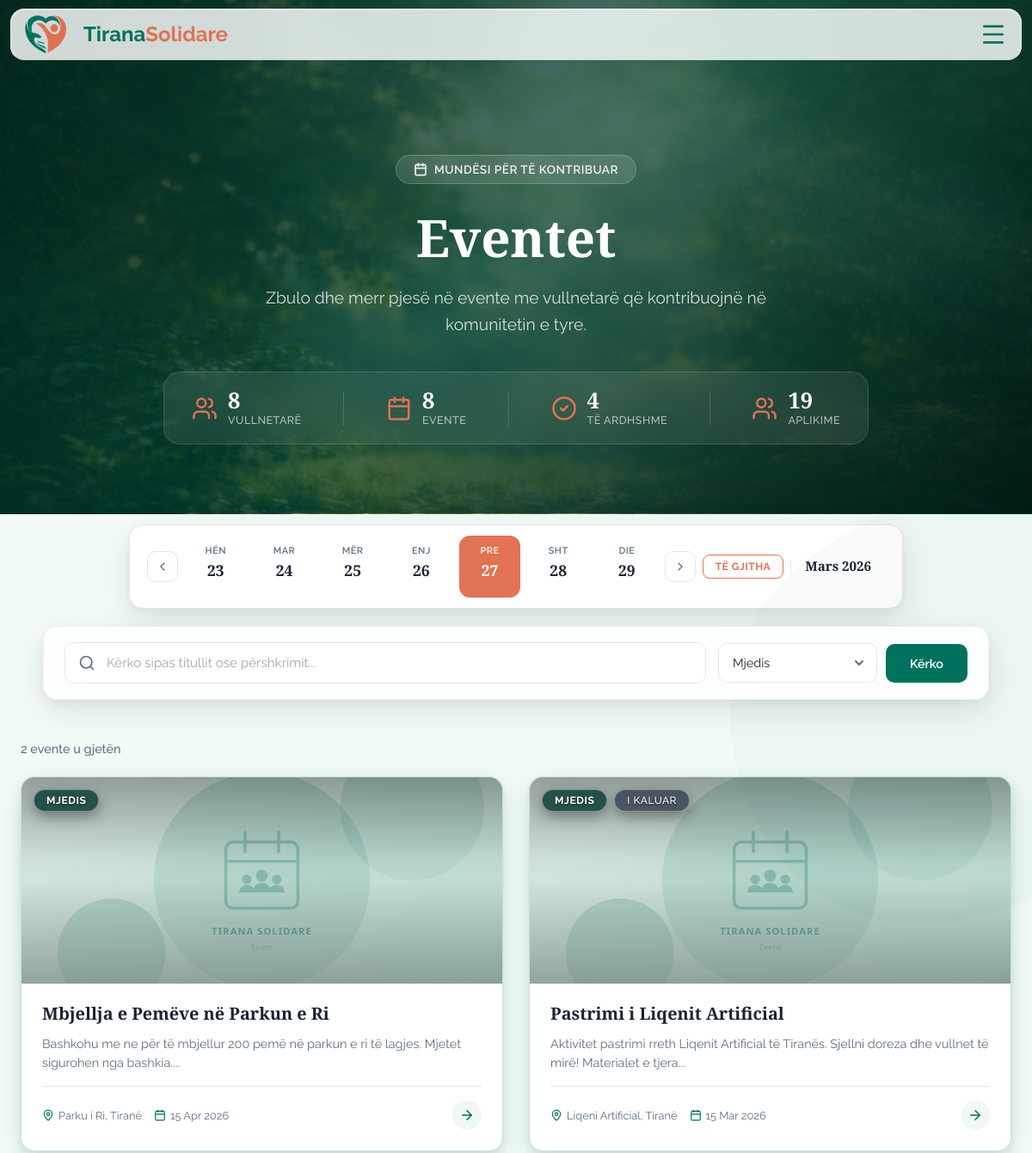
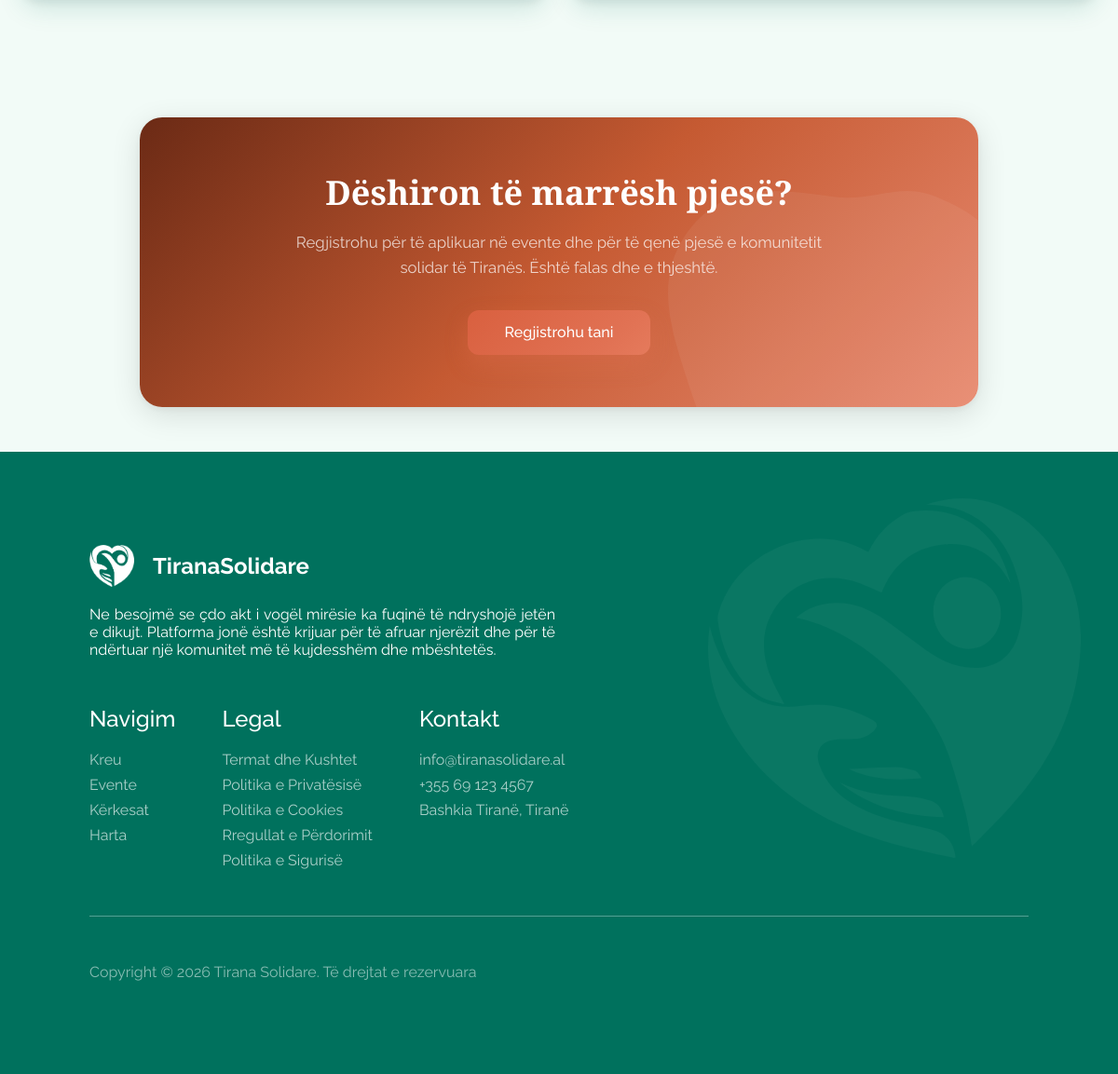
The app's page /views/events.php?category=1 with its own data (2 pictures, top to bottom).
### tables this page shows
CREATE TABLE `eventi` (
  `id_eventi` int(11) NOT NULL,
  `id_perdoruesi` int(11) DEFAULT NULL,
  `id_kategoria` int(11) DEFAULT NULL,
  `titulli` varchar(200) DEFAULT NULL,
  `pershkrimi` text DEFAULT NULL,
  `data` datetime DEFAULT NULL,
  `vendndodhja` varchar(255) DEFAULT NULL,
  `latitude` decimal(10,7) DEFAULT NULL,
  `longitude` decimal(10,7) DEFAULT NULL,
  `banner` varchar(500) DEFAULT NULL COMMENT 'URL to image storage',
  `krijuar_me` timestamp NOT NULL DEFAULT current_timestamp()
);

CREATE TABLE `kategoria` (
  `id_kategoria` int(11) NOT NULL,
  `emri` varchar(50) DEFAULT NULL
);

### views/events.php (the view, shortened to what the rows shown need)
<?php
require_once __DIR__ . '/../config/db.php';
$isLoggedIn = isset($_SESSION['user_id']);
$isAdmin = ($isLoggedIn && ($_SESSION['roli'] ?? '') === 'Admin');
$events = $categories = [];
$search = '';
if (!isset($_GET['id'])) {
$page   = max(1, (int) ($_GET['page'] ?? 1));
$limit  = 12;
$offset = ($page - 1) * $limit;
$search   = trim($_GET['search'] ?? '');
$category = (int) ($_GET['category'] ?? 0);
$where  = [];
$params = [];
if ($category > 0) {
    $where[]  = 'e.id_kategoria = ?';
    $params[] = $category;
}
$whereSQL = $where ? 'WHERE ' . implode(' AND ', $where) : '';
$sql = "SELECT e.*, k.emri AS kategoria_emri, p.emri AS krijuesi_emri
        FROM Eventi e
        LEFT JOIN Kategoria k ON k.id_kategoria = e.id_kategoria
        LEFT JOIN Perdoruesi p ON p.id_perdoruesi = e.id_perdoruesi
        $whereSQL
        ORDER BY CASE WHEN e.data >= NOW() THEN 0 ELSE 1 END ASC, e.data DESC
        LIMIT ? OFFSET ?";
$params[] = $limit;
$params[] = $offset;
$stmt = $pdo->prepare($sql);
$stmt->execute($params);
$events = $stmt->fetchAll(PDO::FETCH_ASSOC);
$days_sq = ['Hën','Mar','Mër','Enj','Pre','Sht','Die'];
$today = new DateTime();
$monday = clone $today;
$monday->modify('monday this week');
$weekDays = [];
for ($i = 0; $i < 7; $i++) {
    $d = clone $monday;
    $d->modify("+$i days");
    $dayStr = $d->format('Y-m-d');
    $hasEvent = false;
    foreach ($events as $ev) {
        if (date('Y-m-d', strtotime($ev['data'])) === $dayStr) { $hasEvent = true; break; }
    }
    $weekDays[] = [
        'name' => $days_sq[$i],
        'num'  => $d->format('d'),
        'date' => $dayStr,
        'isToday'   => $d->format('Y-m-d') === $today->format('Y-m-d'),
        'hasEvents' => $hasEvent,
    ];
}
}
?>
<!DOCTYPE html>
<html lang="sq">
<head>
  <link rel="stylesheet" href="/TiranaSolidare/public/assets/styles/main.css?v=20260318a">
  <link rel="stylesheet" href="/TiranaSolidare/public/assets/styles/requests.css?v=20260321c">  <link rel="stylesheet" href="https://unpkg.com/leaflet@1.9.4/dist/leaflet.css" />
  <link rel="stylesheet" href="/TiranaSolidare/assets/css/map.css"></head>
<body class="page-events">
<?php include __DIR__ . '/../public/components/header.php'; ?>
<main>
<?php if (isset($event) && $event): ?>
<!-- ═══════════════════════════════════════════════════════════
     SINGLE EVENT DETAIL — Premium View
     ═══════════════════════════════════════════════════════════ -->
<section class="rq-detail-hero">
  <svg class="rq-blob rq-blob--hero-1" viewBox="0 0 200 200" xmlns="http://www.w3.org/2000/svg"><path fill="rgba(255,255,255,0.08)" d="M44.7,-76.4C58.8,-69.2,71.8,-58.7,79.6,-45.1C87.4,-31.5,90.1,-15.7,88.5,-0.9C86.9,13.9,81.1,27.8,72.6,39.6C64.1,51.4,52.9,61.2,40.1,68.4C27.3,75.6,13.7,80.3,-0.8,81.7C-15.3,83.1,-30.5,81.3,-43.4,74.2C-56.2,67.2,-66.7,55,-73.8,41.2C-80.8,27.3,-84.4,11.7,-83.5,-3.5C-82.6,-18.7,-77.2,-33.4,-68,-45.1C-58.8,-56.8,-45.9,-65.4,-32.3,-72.8C-18.7,-80.3,-9.3,-86.5,3.2,-91.9C15.7,-97.4,30.5,-83.6,44.7,-76.4Z" transform="translate(100 100)"/></svg>
  <svg class="rq-blob rq-blob--hero-2" viewBox="0 0 200 200" xmlns="http://www.w3.org/2000/svg"><path fill="rgba(255,215,0,0.06)" d="M39.5,-51.2C52.9,-46.3,66.8,-37.9,71.4,-25.7C76.1,-13.5,71.5,2.6,66,17.3C60.6,31.9,54.3,45.1,44,54.7C33.6,64.3,19.3,70.2,3.4,73.7C-12.6,77.2,-30.3,78.4,-42.2,70.1C-54,61.7,-60,43.8,-65.3,27.3C-70.6,10.8,-75.2,-4.2,-72.3,-18.2C-69.5,-32.1,-59.2,-45,-46.1,-50C-33.1,-55,-16.5,-52.2,-1.4,-50.2C13.7,-48.3,26.1,-56.1,39.5,-51.2Z" transform="translate(100 100)"/></svg>
  <div class="rq-detail-hero__inner">
    <a href="/TiranaSolidare/views/events.php" class="rq-back-link">
      <svg xmlns="http://www.w3.org/2000/svg" width="18" height="18" viewBox="0 0 24 24" fill="none" stroke="currentColor" stroke-width="2" stroke-linecap="round" stroke-linejoin="round"><path d="m12 19-7-7 7-7"/><path d="M19 12H5"/></svg>
      Kthehu te eventet
    </a>
    <div class="rq-detail-hero__badges">
      <span class="rq-badge rq-badge--event">
        <svg xmlns="http://www.w3.org/2000/svg" width="14" height="14" viewBox="0 0 24 24" fill="none" stroke="currentColor" stroke-width="2.5" stroke-linecap="round" stroke-linejoin="round"><rect width="18" height="18" x="3" y="4" rx="2"/><line x1="16" x2="16" y1="2" y2="6"/><line x1="8" x2="8" y1="2" y2="6"/><line x1="3" x2="21" y1="10" y2="10"/></svg>
        Event
      </span>
    </div>
    <h1><?= htmlspecialchars($event['titulli']) ?></h1>
    <div class="rq-detail-hero__meta">
      <span><svg xmlns="http://www.w3.org/2000/svg" width="16" height="16" viewBox="0 0 24 24" fill="none" stroke="currentColor" stroke-width="2" stroke-linecap="round" stroke-linejoin="round"><rect width="18" height="18" x="3" y="4" rx="2"/><line x1="16" x2="16" y1="2" y2="6"/><line x1="8" x2="8" y1="2" y2="6"/><line x1="3" x2="21" y1="10" y2="10"/></svg> <?= date('d M Y, H:i', strtotime($event['data'])) ?></span>
      <span><svg xmlns="http://www.w3.org/2000/svg" width="16" height="16" viewBox="0 0 24 24" fill="none" stroke="currentColor" stroke-width="2" stroke-linecap="round" stroke-linejoin="round"><path d="M20 10c0 4.993-5.539 10.193-7.399 11.799a1 1 0 0 1-1.202 0C9.539 20.193 4 14.993 4 10a8 8 0 0 1 16 0"/><circle cx="12" cy="10" r="3"/></svg> <?= htmlspecialchars($event['vendndodhja'] ?? 'Tiranë') ?></span>
      <span><svg xmlns="http://www.w3.org/2000/svg" width="16" height="16" viewBox="0 0 24 24" fill="none" stroke="currentColor" stroke-width="2" stroke-linecap="round" stroke-linejoin="round"><path d="M16 21v-2a4 4 0 0 0-4-4H6a4 4 0 0 0-4 4v2"/><circle cx="9" cy="7" r="4"/><path d="M22 21v-2a4 4 0 0 0-3-3.87"/><path d="M16 3.13a4 4 0 0 1 0 7.75"/></svg> <?= $event['total_aplikime'] ?> aplikime</span>
    </div>
  </div>
</section>
<section class="rq-detail-body">
  <div class="rq-detail-layout">
    <div class="rq-detail-main">
      <div class="rq-detail-banner">
        <img src="<?= !empty($event['banner']) ? htmlspecialchars($event['banner']) : '/TiranaSolidare/public/assets/images/default-event.svg' ?>" alt="<?= htmlspecialchars($event['titulli']) ?>" onerror="this.src='/TiranaSolidare/public/assets/images/default-event.svg'">
      </div>
      <div class="rq-detail-text">
        <h2>Përshkrimi</h2>
        <p><?= nl2br(htmlspecialchars($event['pershkrimi'] ?? 'Nuk ka përshkrim.')) ?></p>
      </div>
      <?php if (!empty($event['latitude']) && !empty($event['longitude'])): ?>
      <div class="map-detail-card">
        <div class="map-detail-card__header">
          <svg xmlns="http://www.w3.org/2000/svg" width="18" height="18" viewBox="0 0 24 24" fill="none" stroke="currentColor" stroke-width="2" stroke-linecap="round" stroke-linejoin="round"><path d="M20 10c0 4.993-5.539 10.193-7.399 11.799a1 1 0 0 1-1.202 0C9.539 20.193 4 14.993 4 10a8 8 0 0 1 16 0"/><circle cx="12" cy="10" r="3"/></svg>
          Vendndodhja në hartë
        </div>
        <div id="event-detail-map" class="ts-map-display"></div>
      </div>
      <?php endif; ?>
    </div>
    <aside class="rq-detail-sidebar">
      <div class="rq-sidebar-card">
        <h3>Informacione</h3>
        <ul class="rq-sidebar-info">
          <li>
            <div class="rq-info-icon">
              <svg xmlns="http://www.w3.org/2000/svg" width="18" height="18" viewBox="0 0 24 24" fill="none" stroke="currentColor" stroke-width="2" stroke-linecap="round" stroke-linejoin="round"><path d="M19 21v-2a4 4 0 0 0-4-4H9a4 4 0 0 0-4 4v2"/><circle cx="12" cy="7" r="4"/></svg>
            </div>
            <div><span>Organizuesi</span><strong><?= htmlspecialchars($event['krijuesi_emri'] ?? 'N/A') ?></strong></div>
          </li>
          <li>
            <div class="rq-info-icon">
              <svg xmlns="http://www.w3.org/2000/svg" width="18" height="18" viewBox="0 0 24 24" fill="none" stroke="currentColor" stroke-width="2" stroke-linecap="round" stroke-linejoin="round"><path d="M4 15s1-1 4-1 5 2 8 2 4-1 4-1V3s-1 1-4 1-5-2-8-2-4 1-4 1z"/><line x1="4" x2="4" y1="22" y2="15"/></svg>
            </div>
            <div><span>Kategoria</span><strong><?= htmlspecialchars($event['kategoria_emri'] ?? 'Pa kategori') ?></strong></div>
          </li>
          <li>
            <div class="rq-info-icon">
              <svg xmlns="http://www.w3.org/2000/svg" width="18" height="18" viewBox="0 0 24 24" fill="none" stroke="currentColor" stroke-width="2" stroke-linecap="round" stroke-linejoin="round"><rect width="18" height="18" x="3" y="4" rx="2"/><line x1="16" x2="16" y1="2" y2="6"/><line x1="8" x2="8" y1="2" y2="6"/><line x1="3" x2="21" y1="10" y2="10"/></svg>
            </div>
            <div><span>Data & Ora</span><strong><?= date('d/m/Y — H:i', strtotime($event['data'])) ?></strong></div>
          </li>
          <li>
            <div class="rq-info-icon">
              <svg xmlns="http://www.w3.org/2000/svg" width="18" height="18" viewBox="0 0 24 24" fill="none" stroke="currentColor" stroke-width="2" stroke-linecap="round" stroke-linejoin="round"><path d="M20 10c0 4.993-5.539 10.193-7.399 11.799a1 1 0 0 1-1.202 0C9.539 20.193 4 14.993 4 10a8 8 0 0 1 16 0"/><circle cx="12" cy="10" r="3"/></svg>
            </div>
            <div><span>Vendndodhja</span><strong><?= htmlspecialchars($event['vendndodhja'] ?? 'Tiranë') ?></strong></div>
          </li>
        </ul>
        <div class="rq-sidebar-cta">
          <?php if (!$isLoggedIn): ?>
            <a href="/TiranaSolidare/views/login.php?redirect=<?= urlencode('/TiranaSolidare/views/events.php?id=' . $event['id_eventi']) ?>" class="rq-btn-full rq-btn-login">
              <svg xmlns="http://www.w3.org/2000/svg" width="18" height="18" viewBox="0 0 24 24" fill="none" stroke="currentColor" stroke-width="2" stroke-linecap="round" stroke-linejoin="round"><path d="M15 3h4a2 2 0 0 1 2 2v14a2 2 0 0 1-2 2h-4"/><polyline points="10 17 15 12 10 7"/><line x1="15" x2="3" y1="12" y2="12"/></svg>
              Kyçu për të aplikuar
            </a>
            <p class="rq-sidebar-hint">Duhet të jeni i kyçur për të aplikuar si vullnetar. <a href="/TiranaSolidare/views/login.php?redirect=<?= urlencode('/TiranaSolidare/views/events.php?id=' . $event['id_eventi']) ?>" class="rq-hint-link">Kyçu këtu &rarr;</a></p>
          <?php elseif ($isAdmin): ?>
            <p class="rq-sidebar-hint">Administratorët nuk mund të aplikojnë si vullnetarë.</p>
          <?php elseif ($alreadyApplied): ?>
            <span class="rq-badge rq-badge--status"><?= htmlspecialchars($existingApp['statusi']) ?></span>
            <p class="rq-sidebar-hint">Ju keni aplikuar tashmë për këtë event.</p>
          <?php elseif (strtotime($event['data']) <= time()): ?>
            <p class="rq-sidebar-hint">Ky event ka kaluar. Nuk mund të aplikoni më.</p>
          <?php else: ?>
            <button class="btn_primary rq-btn-full" id="apply-btn" data-event="<?= $event['id_eventi'] ?>">
              <svg xmlns="http://www.w3.org/2000/svg" width="18" height="18" viewBox="0 0 24 24" fill="none" stroke="currentColor" stroke-width="2" stroke-linecap="round" stroke-linejoin="round"><path d="M16 21v-2a4 4 0 0 0-4-4H6a4 4 0 0 0-4 4v2"/><circle cx="9" cy="7" r="4"/><line x1="19" x2="19" y1="8" y2="14"/><line x1="22" x2="16" y1="11" y2="11"/></svg>
              Apliko si Vullnetar
            </button>
          <?php endif; ?>
        </div>
      </div>
      <div class="rq-sidebar-trust">
        <div class="rq-sidebar-trust__icon">
          <svg xmlns="http://www.w3.org/2000/svg" width="24" height="24" viewBox="0 0 24 24" fill="none" stroke="currentColor" stroke-width="2" stroke-linecap="round" stroke-linejoin="round"><path d="M12 22s8-4 8-10V5l-8-3-8 3v7c0 6 8 10 8 10"/><path d="m9 12 2 2 4-4"/></svg>
        </div>
        <p><strong>Platformë komunitare</strong></p>
        <p class="rq-sidebar-trust__sub">Zbulo mundësi të vlefshme për të kontribuar në komunitetin tuaj.</p>
      </div>
    </aside>
  </div>
</section>
<?php else: ?>
<section class="rq-hero rq-hero--events">
  <div class="rq-hero__inner">
    <h1>Eventet</h1>
  </div>
</section>
<section class="rq-results">
  <div>
  <?php if (empty($events)): ?>
    <div class="rq-empty">
      <div class="rq-empty__icon">
        <svg xmlns="http://www.w3.org/2000/svg" width="56" height="56" viewBox="0 0 24 24" fill="none" stroke="currentColor" stroke-width="1" stroke-linecap="round" stroke-linejoin="round"><circle cx="12" cy="12" r="10"/><path d="M16 16s-1.5-2-4-2-4 2-4 2"/><line x1="9" x2="9.01" y1="9" y2="9"/><line x1="15" x2="15.01" y1="9" y2="9"/></svg>
      </div>
      <h3>Nuk u gjetën evente</h3>
      <p><?= $search ? 'Asnjë rezultat për "' . htmlspecialchars($search) . '". Provo me fjalë të tjera.' : 'Nuk ka evente aktive për momentin.' ?></p>
    </div>
  <?php else: ?>
    <div class="rq-grid">
      <?php foreach ($events as $i => $ev): ?>
        <a href="/TiranaSolidare/views/events.php?id=<?= $ev['id_eventi'] ?>" class="rq-card" data-date="<?= date('Y-m-d', strtotime($ev['data'])) ?>" style="animation-delay: <?= $i * 0.05 ?>s">
          <div class="rq-card__visual">
            <img src="<?= !empty($ev['banner']) ? htmlspecialchars($ev['banner']) : '/TiranaSolidare/public/assets/images/default-event.svg' ?>" alt="<?= htmlspecialchars($ev['titulli']) ?>" class="rq-card__img" onerror="this.src='/TiranaSolidare/public/assets/images/default-event.svg'">
            <div class="rq-card__overlay">
              <span class="rq-badge rq-badge--event"><?= htmlspecialchars($ev['kategoria_emri'] ?? 'Event') ?></span>
              <?php if (strtotime($ev['data']) <= time()): ?>
                <span class="rq-badge rq-badge--past">I kaluar</span>
              <?php endif; ?>
            </div>
          </div>
          <div class="rq-card__content">
            <h3 class="rq-card__title"><?= htmlspecialchars($ev['titulli']) ?></h3>
            <p class="rq-card__desc"><?= htmlspecialchars(mb_substr($ev['pershkrimi'] ?? '', 0, 110)) ?>...</p>
            <div class="rq-card__footer">
              <div class="rq-card__meta">
                <span>
                  <?= htmlspecialchars($ev['vendndodhja'] ?? 'Tiranë') ?>
                </span>
                <span>
                  <?= date('d M Y', strtotime($ev['data'])) ?>
                </span>
              </div>
              <span class="rq-card__arrow">
                <svg xmlns="http://www.w3.org/2000/svg" width="18" height="18" viewBox="0 0 24 24" fill="none" stroke="currentColor" stroke-width="2" stroke-linecap="round" stroke-linejoin="round"><path d="M5 12h14"/><path d="m12 5 7 7-7 7"/></svg>
              </span>
            </div>
          </div>
        </a>
      <?php endforeach; ?>
    </div>
  <?php endif; ?>
  </div>
</section>
<section class="rq-cta rq-cta--events">
  <div class="rq-cta__inner">
    <h2>Dëshiron të marrësh pjesë?</h2>
  </div>
</section>
<?php endif; ?>
</main>
</body>
</html>

### records on screen
eventi: id_kategoria.emri "MJEDIS", titulli "Mbjellja e Pemëve në Parkun e Ri", pershkrimi "Bashkohu me ne për të mbjellur 200 pemë në parkun e ri të lagjes. Mjetet sigurohen nga bashkia.", vendndodhja "Parku i Ri, Tiranë", data "15 Apr 2026"
eventi: id_kategoria.emri "MJEDIS", shows "I KALUAR", titulli "Pastrimi i Liqenit Artificial", pershkrimi "Aktivitet pastrimi rreth Liqenit Artificial të Tiranës. Sjellni doreza dhe vullnet të mirë! Materialet e tjera", vendndodhja "Liqeni Artificial, Tiranë", data "15 Mar 2026"

### other values on screen
$statVullnetare "8"
$statTotalEvents "8"
$statUpcoming "4"
$statApplications "19"
$wd['name'] "HËN"
$wd['num'] "23"
$wd['name'] "MAR"
$wd['num'] "24"
$wd['name'] "MËR"
$wd['num'] "25"
$wd['name'] "ENJ"
$wd['num'] "26"
$wd['name'] "PRE"
$wd['num'] "27"
$wd['name'] "SHT"
